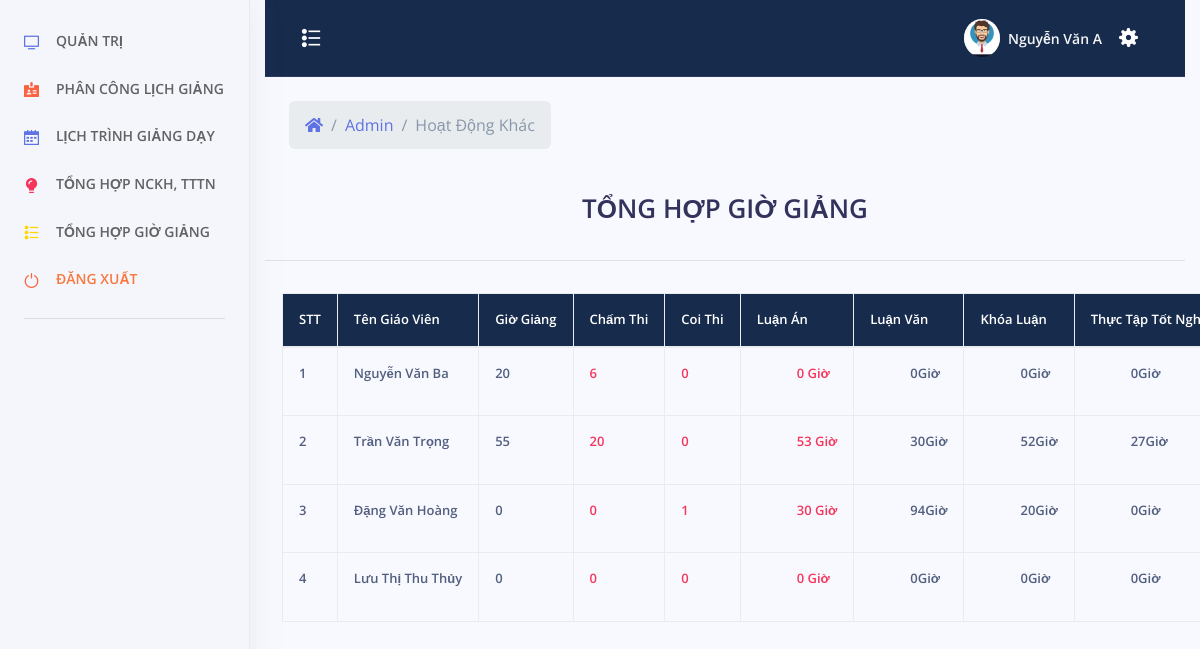
Page /admin/index.php?menu=hoatdongkhac (signed in) on the earlier database version.
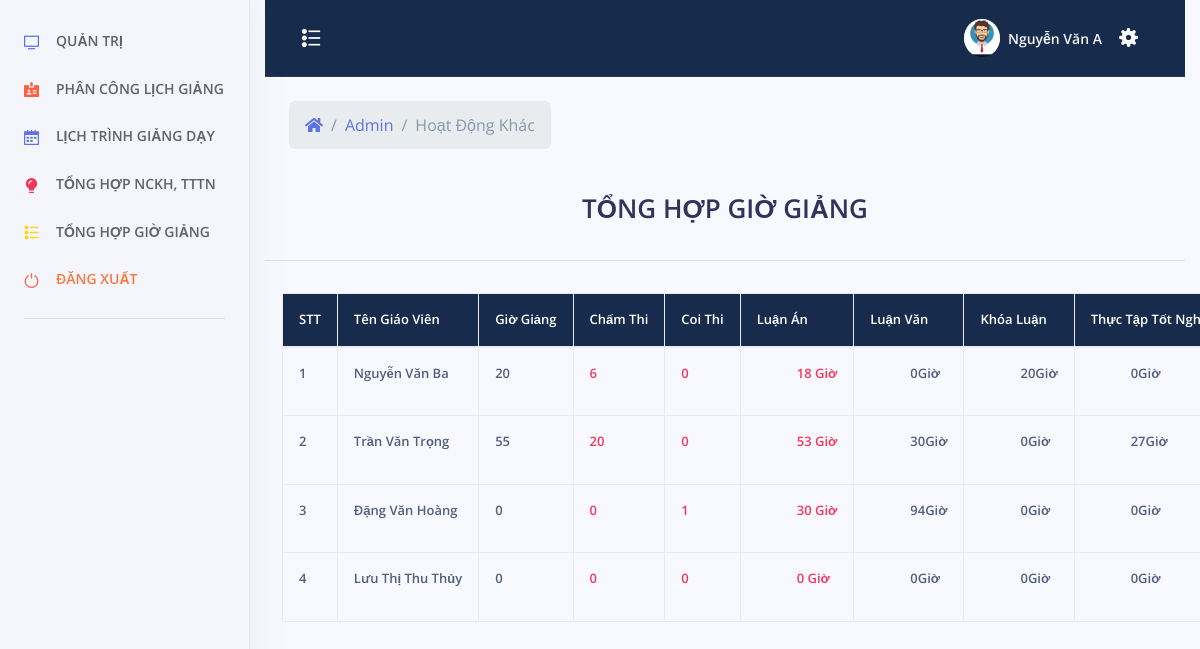
Same page on the later database version.
### tables this page shows
CREATE TABLE `tai_khoan` (
  `id_tai_khoan` int(11) NOT NULL,
  `ten_tai_khoan` varchar(30) NOT NULL,
  `mat_khau` varchar(100) NOT NULL,
  `nhom_tai_khoan` tinyint(2) NOT NULL,
  `ten_sinh_vien` varchar(100) NOT NULL,
  `sdt` varchar(20) NOT NULL,
  `ngay_sinh` varchar(50) NOT NULL,
  `ngay_tao` datetime NOT NULL
);

CREATE TABLE `luan_an` (
  `id` int(11) NOT NULL,
  `id_giaovien` int(11) NOT NULL,
  `ten` varchar(500) NOT NULL,
  `huong_dan` int(11) DEFAULT NULL,
  `cham` int(11) DEFAULT NULL,
  `doc` int(11) DEFAULT NULL
);

CREATE TABLE `khoa_luan` (
  `id` int(11) NOT NULL,
  `id_giaovien` int(11) NOT NULL,
  `ten` varchar(500) NOT NULL,
  `huong_dan` int(11) NOT NULL,
  `cham` int(11) NOT NULL,
  `doc` int(11) NOT NULL
);

CREATE TABLE `lop_hoc` (
  `id_lop` int(11) NOT NULL,
  `ten_lop` varchar(50) NOT NULL,
  `chuyen_nganh` varchar(50) NOT NULL,
  `thoi_gian` int(11) NOT NULL,
  `thoi_khoa_bieu` longtext NOT NULL,
  `quy_mo` varchar(50) NOT NULL,
  `si_so` int(11) NOT NULL,
  `id_gvphutrach` int(11) NOT NULL,
  `id_gvthamgia` int(11) NOT NULL,
  `thoigian_gv_phutrach` int(11) NOT NULL,
  `thoigian_gv_thamgia` int(11) NOT NULL,
  `thoigian_chitiet_gvphutrach` int(11) NOT NULL,
  `thoigian_chitiet_gvthamgia` int(11) NOT NULL,
  `he` varchar(50) NOT NULL,
  `so_gio_ly_thuyet` int(11) NOT NULL,
  `so_gio_ly_thuyet_gvphutrach` int(11) NOT NULL,
  `so_gio_ly_thuyet_gvthamgia` int(11) NOT NULL,
  `xemina` int(11) NOT NULL,
  `xemina_gvphutrach` int(11) NOT NULL,
  `xemina_gvthamgia` int(11) NOT NULL,
  `thaoluan` int(11) NOT NULL,
  `thaoluan_gvphutrach` int(11) NOT NULL,
  `thaoluan_gvthamgia` int(11) NOT NULL,
  `hinh_thuc_thi` varchar(50) NOT NULL,
  `tong_gio_gvphutrach` int(11) NOT NULL,
  `tong_gio_gvthamgia` int(11) NOT NULL,
  `ghi-chu` varchar(500) NOT NULL
);

CREATE TABLE `cham_thi` (
  `id_chamthi` int(11) NOT NULL,
  `id_lop` int(11) NOT NULL,
  `thi_viet` int(11) NOT NULL,
  `thi_tieu_luan` int(11) NOT NULL,
  `thi_van_dap` int(11) NOT NULL,
  `thi_tot_nghiep` int(11) NOT NULL,
  `id_giaovien` int(11) NOT NULL
);

CREATE TABLE `thuc_tap` (
  `id` int(11) NOT NULL,
  `id_giaovien` int(11) NOT NULL,
  `ten` varchar(500) NOT NULL,
  `huong_dan` int(11) NOT NULL,
  `cham` int(11) NOT NULL,
  `doc` int(11) NOT NULL
);

CREATE TABLE `coi_thi` (
  `id_coi_thi` int(11) NOT NULL,
  `id_lop` int(11) NOT NULL,
  `id_giaovien` int(11) NOT NULL,
  `thoi_gian` int(11) NOT NULL,
  `thi_tot_nghiep` int(11) NOT NULL,
  `thi_het_hoc_phan` int(11) NOT NULL
);

### admin/hoatdongkhac.php (the view, shortened to what the changed rows need)
<?php
	include_once('../config/config.php');
	include_once('../header.php');
 ?>
<?php
		if($_SESSION["taikhoan"] == NULL){ ?>
			<script>
				window.location.href="../tai-khoan/dang-nhap.php";
			</script>
		<?php }else {?>
		<?php
			$sql = "SELECT * FROM `tai_khoan` WHERE `nhom_tai_khoan`=0";
			$qr = mysqli_query($conn, $sql);
		 ?>
			<div class="caption">
			<h1 style="text-align: center">TỔNG HỢP GIỜ GIẢNG</h1>
			</div>
			<div class="row">
				<table class="table table-bordered table-responsive">
					<tr class="chimuc">
						<th>STT</th>
						<th>Tên Giáo Viên</th>
						<th>Giờ Giảng</th>
						<th>Chấm Thi</th>
						<th>Coi Thi</th>
						<th>Luận Án</th>
						<th>Luận Văn</th>
                        <th>Khóa Luận</th>
                        <th>Thực Tập Tốt Nghiệp</th>
					</tr>
					<tbody>
					<?php $stt = 1; ?>
					<?php while($row = mysqli_fetch_assoc($qr)){ ?>
						<tr>
							<td><?php echo $stt;?></td>
							<td>
							<?php echo $row["ten_sinh_vien"]; ?>
							</td>
							<td>
								<?php
								$giaovien = $row["id_tai_khoan"];
								$sqlgv_phutrach = "SELECT * FROM `lop_hoc` WHERE `id_gvphutrach` = '$giaovien'";
								$qrgv_phutrach = mysqli_query($conn, $sqlgv_phutrach);
								$giogv_phutrach = 0;
								while($rowgv_phutrach = mysqli_fetch_assoc($qrgv_phutrach)){
									$giogv_phutrach = $giogv_phutrach + $rowgv_phutrach["so_gio_ly_thuyet_gvphutrach"] + $rowgv_phutrach["xemina_gvphutrach"] + $rowgv_phutrach["thaoluan_gvphutrach"];
								}
								$sqlgv_thamgia = "SELECT * FROM `lop_hoc` WHERE `id_gvthamgia` = '$giaovien'";
								$qrgv_thamgia = mysqli_query($conn, $sqlgv_thamgia);
								$giogv_thamgia = 0;
								while($rowgv_thamgia = mysqli_fetch_assoc($qrgv_thamgia)){
									$giogv_thamgia = $giogv_thamgia + $rowgv_thamgia["so_gio_ly_thuyet_gvthamgia"] + $rowgv_thamgia["xemina_gvthamgia"] + $rowgv_thamgia["thaoluan_gvthamgia"];
								}
								$tonggiogiang = $giogv_phutrach + $giogv_thamgia;
								echo ($tonggiogiang);
								?>
							</td>
							<td style="color: #f5365c;">
							<?php
							$idgv1 = $row["id_tai_khoan"];
                            $sqlchamthi = "SELECT * FROM `cham_thi` WHERE `id_giaovien` = '$idgv1'";
                            $qrchamthi = mysqli_query($conn, $sqlchamthi);
							$rowchamthi = mysqli_fetch_assoc($qrchamthi);
							$tonggiochamthi = $rowchamthi["thi_viet"] + $rowchamthi["thi_tieu_luan"] + $rowchamthi["thi_van_dap"] + $rowchamthi["thi_tot_nghiep"];
                            echo ($tonggiochamthi)  ;
                            ?>
                            </td>
						<td style="color: #f5365c;">
                            <?php
                            $sqlcoithi = "SELECT * FROM `coi_thi` WHERE `id_giaovien` = '$idgv1'";
                            $qrcoithi = mysqli_query($conn, $sqlcoithi);
							$rowcoithi = mysqli_fetch_assoc($qrcoithi);
							$tonggiocoithi = $rowcoithi["thi_tot_nghiep"] + $rowcoithi["thi_het_hoc_phan"];
                            echo ($tonggiocoithi) ;
                            ?>
                            </td>
						<td style="color: #f5365c;">
						<ul style="list-style-type: decimal-leading-zero;">
                            <?php
                            $sqlnghiencuu = "SELECT * FROM `luan_an` WHERE `id_giaovien` = '$idgv1'";
							$qrnghiencuu = mysqli_query($conn, $sqlnghiencuu);
							$gio_luan_an = 0;
							while($rownghiencuu = mysqli_fetch_assoc($qrnghiencuu)){
								$gio_luan_an = $gio_luan_an + $rownghiencuu["huong_dan"] + $rownghiencuu["cham"] + $rownghiencuu["doc"];
							}
							echo $gio_luan_an. " Giờ";
							?>
							</ul>
						</td>
						<td>
						<ul style="list-style-type: decimal-leading-zero;">
                            <?php
								 $sqlnghiencuu3 = "SELECT * FROM `luan_van` WHERE `id_giaovien` = '$idgv1'";
								 $qrnghiencuu3 = mysqli_query($conn, $sqlnghiencuu3);
								$gio_luan_van = 0;
								 while($rownghiencuu3 = mysqli_fetch_assoc($qrnghiencuu3)){
									$gio_luan_van = $gio_luan_van + $rownghiencuu3["huong_dan"] + $rownghiencuu3["cham"] + $rownghiencuu3["doc"];
								 }
								echo $gio_luan_van."Giờ";
							?>
							</ul>
						</td>
						<td>
						<ul style="list-style-type: decimal-leading-zero;">
                            <?php
								 $sqlnghiencuu5 = "SELECT * FROM `khoa_luan` WHERE `id_giaovien` = '$idgv1'";
								 $qrnghiencuu5 = mysqli_query($conn, $sqlnghiencuu5);
								$gio_khoa_luan = 0;
								 while($rownghiencuu5 = mysqli_fetch_assoc($qrnghiencuu5)){
									$gio_khoa_luan = $gio_khoa_luan + $rownghiencuu5["huong_dan"] + $rownghiencuu5["cham"] + $rownghiencuu5["doc"];
								 }
								echo $gio_khoa_luan."Giờ";
							?>
							</ul>
						</td>
						<td>
						<ul style="list-style-type: decimal-leading-zero;">
                            <?php
								 $sqlnghiencuu7 = "SELECT * FROM `thuc_tap` WHERE `id_giaovien` = '$idgv1'";
								 $qrnghiencuu7 = mysqli_query($conn, $sqlnghiencuu7);
								$gio_thuc_tap = 0;
								 while($rownghiencuu7 = mysqli_fetch_assoc($qrnghiencuu7)){
								$gio_thuc_tap = $gio_thuc_tap + $rownghiencuu7["huong_dan"] + $rownghiencuu7["cham"] + $rownghiencuu7["doc"];
								 }
								echo $gio_thuc_tap."Giờ";
							?>
							</ul>
						</td>
						</tr>
						<?php $stt = $stt + 1; ?>
						<?php } ?>
					</tbody>
				</table>
<br>
			</div>
    <?php } ?>
</div>
 <?php
	include_once('../footer.php');
 ?>

Differences in the rows shown:
changed through a linked row, tai_khoan "Nguyễn Văn Ba": luan_an.huong_dan+cham+doc "0" → "18"; khoa_luan.huong_dan+cham+doc "0" → "20"
computed for tai_khoan "Trần Văn Trọng": khoa_luan.huong_dan "52" → "0"
computed for tai_khoan "Đặng Văn Hoàng": gio_khoa_luan "20" → "0"
